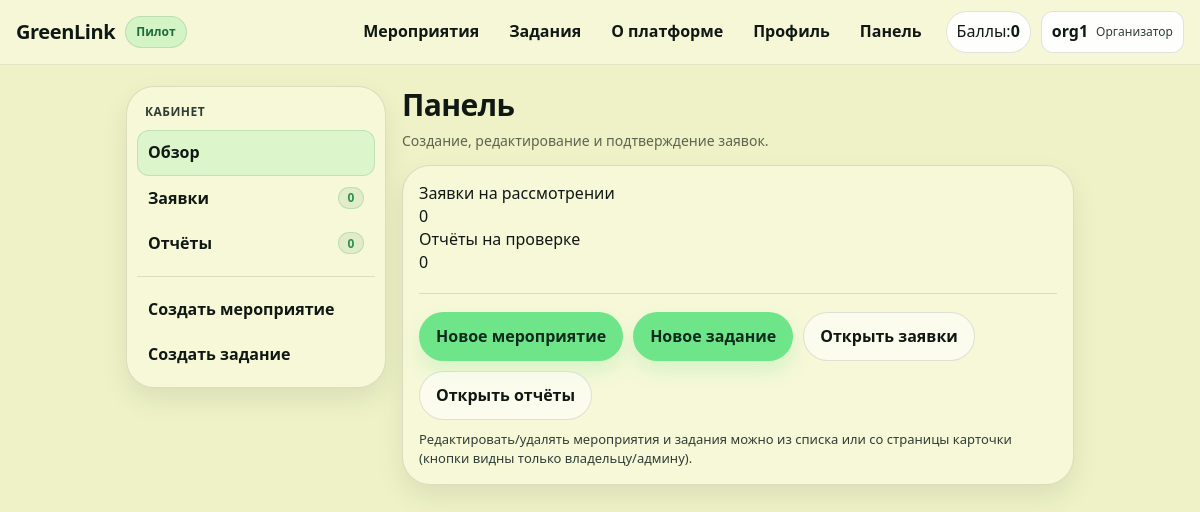
/manage (signed in), run on the app's committed database.
### tables this page shows
CREATE TABLE users (
  id INTEGER PRIMARY KEY AUTOINCREMENT,
  username TEXT NOT NULL UNIQUE,
  password_hash TEXT NOT NULL,
  role TEXT NOT NULL CHECK(role IN ('admin','organizer','volunteer')),
  created_at TEXT NOT NULL,
  is_blocked INTEGER NOT NULL DEFAULT 0,
  warnings_count INTEGER NOT NULL DEFAULT 0,
  last_warning_at TEXT,
  full_name TEXT,
  group_name TEXT,
  faculty TEXT,
  age INTEGER,
  university_id INTEGER,
  points INTEGER NOT NULL DEFAULT 0, education_text TEXT, bio_text TEXT,
  FOREIGN KEY (university_id) REFERENCES universities(id)
);

### app/routes.py (the view)
@bp.route("/manage")
@login_required
@roles_required("admin","organizer")
def manage():
    db = get_db()
    u = current_user()
    pending_apps = 0
    pending_reports = 0
    if u and u["role"] in ("admin","organizer"):
        if u["role"] == "admin":
            pending_apps = db.execute(
                "SELECT (SELECT COUNT(1) FROM event_applications WHERE status=?) + (SELECT COUNT(1) FROM task_applications WHERE status=?) as c",
                (APP_PENDING, APP_PENDING),
            ).fetchone()["c"]
            pending_reports = db.execute(
                "SELECT (SELECT COUNT(1) FROM event_reports WHERE status NOT IN ('принят')) + (SELECT COUNT(1) FROM task_reports WHERE status NOT IN ('принят')) as c"
            ).fetchone()["c"]
        else:
            pending_apps = db.execute(
                """
                SELECT
                  (SELECT COUNT(1) FROM event_applications a
                     JOIN events e ON e.id=a.event_id
                    WHERE a.status=? AND e.created_by=?)
                + (SELECT COUNT(1) FROM task_applications a
                     JOIN tasks t ON t.id=a.task_id
                    WHERE a.status=? AND t.created_by=?)
                AS c
                """,
                (APP_PENDING, u["id"], APP_PENDING, u["id"]),
            ).fetchone()["c"]
            pending_reports = db.execute(
                """
                SELECT
                  (SELECT COUNT(1) FROM event_reports r
                     JOIN events e ON e.id=r.event_id
                    WHERE r.status NOT IN ('принят') AND e.created_by=?)
                + (SELECT COUNT(1) FROM task_reports r
                     JOIN tasks t ON t.id=r.task_id
                    WHERE r.status NOT IN ('принят') AND t.created_by=?)
                AS c
                """,
                (u["id"], u["id"]),
            ).fetchone()["c"]
    return render_template("manage.html", pending_apps=pending_apps, pending_reports=pending_reports)

### app/auth.py (called while the page is built)
def current_user():
    if "user_id" not in session:
        return None
    if getattr(g, "_current_user", None) is None:
        db = get_db()
        g._current_user = db.execute("SELECT * FROM users WHERE id=?", (session["user_id"],)).fetchone()
    return g._current_user

def login_required(view):
    @wraps(view)
    def wrapped(*args, **kwargs):
        u = current_user()
        if not u:
            return redirect(url_for("main.login", next=request.path))
        if u["is_blocked"]:
            session.clear()
            flash("Ваш аккаунт заблокирован. Обратитесь к администратору.", "error")
            return redirect(url_for("main.login"))
        return view(*args, **kwargs)
    return wrapped

def roles_required(*roles):
    def deco(view):
        @wraps(view)
        def wrapped(*args, **kwargs):
            u = current_user()
            if not u:
                return redirect(url_for("main.login", next=request.path))
            if u["role"] not in roles:
                flash("Недостаточно прав для доступа к разделу.", "error")
                return redirect(url_for("main.index"))
            return view(*args, **kwargs)
        return wrapped
    return deco

### app/db.py (called while the page is built)
def get_db():
    if "db" not in g:
        db_path = current_app.config["DB_PATH"]
        os.makedirs(os.path.dirname(os.path.abspath(db_path)), exist_ok=True)
        g.db = sqlite3.connect(db_path)
        g.db.row_factory = sqlite3.Row
        g.db.execute("PRAGMA foreign_keys = ON;")
    return g.db

### app/routes.py (called while the page is built)
@bp.context_processor
def inject_user():
    return {"current_user": current_user()}

### app/templates/manage.html (shortened to what this page needs)
{% extends "dashboard.html" %}
{% block page_title %}Панель{% endblock %}
{% block page_subtitle %}Создание, редактирование и подтверждение заявок.{% endblock %}
{% block sidebar %}
  <div class="side-block">
    <div class="side-title">Кабинет</div>
    <a class="side-link active" href="{{ url_for('main.manage') }}">Обзор</a>
    <a class="side-link" href="{{ url_for('main.manage_applications', status='pending') }}">Заявки <span class="pill">{{ pending_apps }}</span></a>
    <a class="side-link" href="{{ url_for('main.manage_reports', status='pending') }}">Отчёты <span class="pill">{{ pending_reports }}</span></a>
    <div class="side-sep"></div>
    <a class="side-link" href="{{ url_for('main.event_new') }}">Создать мероприятие</a>
    <a class="side-link" href="{{ url_for('main.task_new') }}">Создать задание</a>
  </div>
{% endblock %}
{% block dash_content %}
  <div class="card">
    <div class="kpi-row">
      <div class="kpi">
        <div class="kpi-label">Заявки на рассмотрении</div>
        <div class="kpi-value">{{ pending_apps }}</div>
      </div>
      <div class="kpi">
        <div class="kpi-label">Отчёты на проверке</div>
        <div class="kpi-value">{{ pending_reports }}</div>
      </div>
    </div>
    <div class="hr"></div>
    <div class="form-actions">
      <a class="btn primary" href="{{ url_for('main.event_new') }}">Новое мероприятие</a>
      <a class="btn primary" href="{{ url_for('main.task_new') }}">Новое задание</a>
      <a class="btn secondary" href="{{ url_for('main.manage_applications', status='pending') }}">Открыть заявки</a>
      <a class="btn secondary" href="{{ url_for('main.manage_reports', status='pending') }}">Открыть отчёты</a>
    </div>
    <div class="small" style="margin-top:10px;">Редактировать/удалять мероприятия и задания можно из списка или со страницы карточки (кнопки видны только владельцу/админу).</div>
  </div>
{% endblock %}

### app/templates/base.html (shortened to what this page needs)
<!doctype html>
<html lang="ru">
<head>
  <link rel="stylesheet" href="{{ url_for('static', filename='style.css') }}">
</head>
<body>
  <header class="topbar" id="topbar">
    <div class="container topbar-inner">
      <a class="brand" href="{{ url_for('main.index') }}" aria-label="На главную">
        <span class="brand-name">GreenLink</span>
        <span class="brand-badge">Пилот</span>
      </a>
      <div class="header-panel" id="header-panel">
        <nav class="nav" aria-label="Основная навигация">
          <a class="nav-link" href="{{ url_for('main.events') }}">Мероприятия</a>
          <a class="nav-link" href="{{ url_for('main.tasks') }}">Задания</a>
          <a class="nav-link" href="{{ url_for('main.about') }}">О платформе</a>
          {% if current_user %}
            <a class="nav-link" href="{{ url_for('main.profile') }}">Профиль</a>
            {% if current_user.role in ['admin','organizer'] %}
              <a class="nav-link" href="{{ url_for('main.manage') }}">Панель</a>
            {% endif %}
          {% endif %}
        </nav>
        <div class="top-actions">
          {% if current_user %}
            {% set role_labels = {'admin':'Администратор','organizer':'Организатор','volunteer':'Волонтёр'} %}
            <div class="points">Баллы: <strong>{{ current_user.points }}</strong></div>
            <details class="user">
              <summary class="user-sum">
                <span class="user-name">{{ current_user.username }}</span>
                <span class="user-role">{{ role_labels.get(current_user.role, current_user.role) }}</span>
              </summary>
            </details>
          {% else %}
            <a class="btn ghost" href="{{ url_for('main.login') }}">Войти</a>
            <a class="btn primary" href="{{ url_for('main.register') }}">Регистрация</a>
          {% endif %}
        </div>
      </div>
    </div>
  </header>
  <main class="container page">
    {% block content %}{% endblock %}
  </main>
</body>
</html>

### data on the page
users: points "0", username "org1", get "Организатор"

### other printed values
{{ pending_apps }} "0"
{{ pending_reports }} "0"
